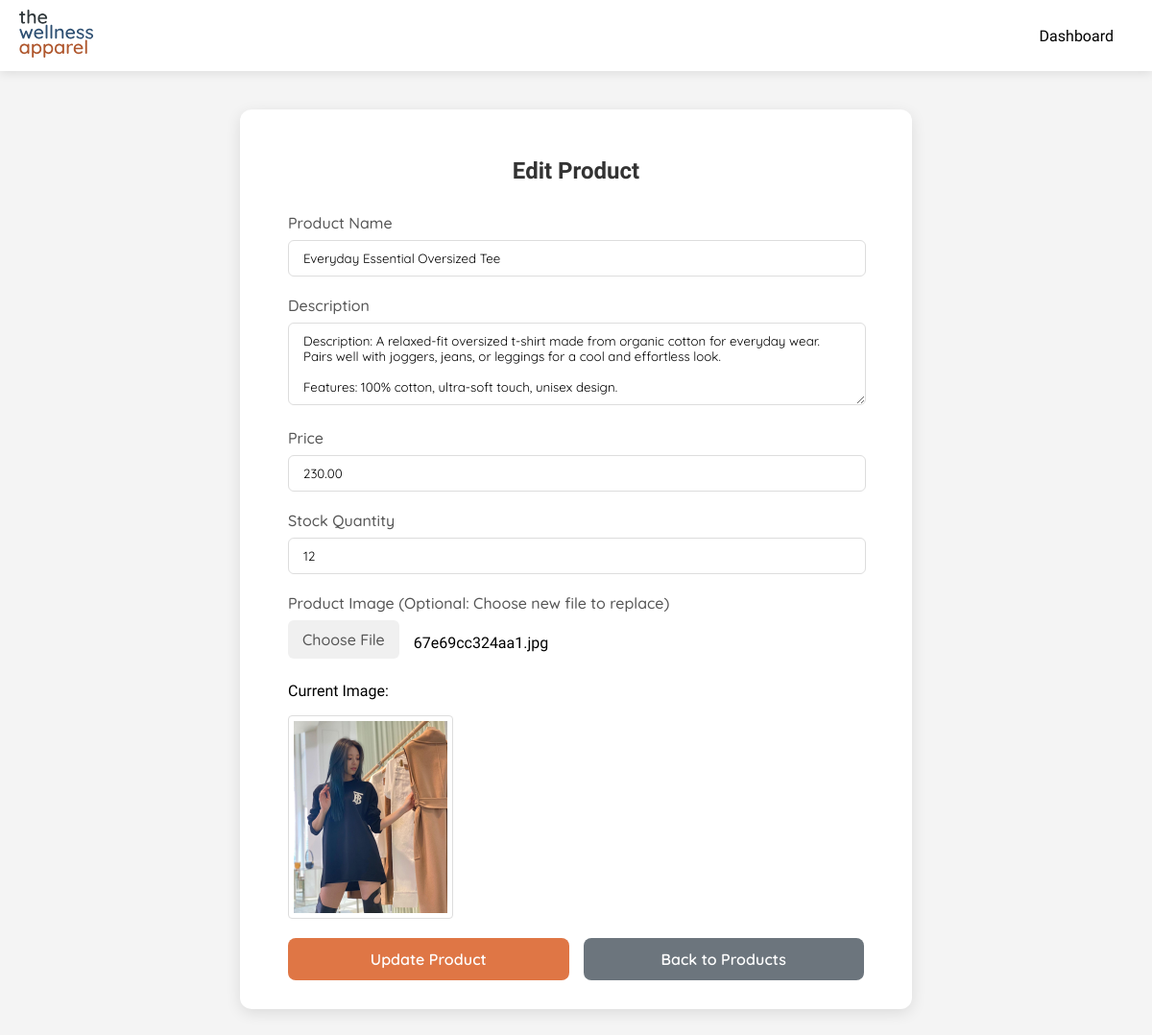
Page /admin/edit_product.php?id=15 (signed in) on the committed database.
### tables this page shows
CREATE TABLE `products` (
  `id` int NOT NULL,
  `name` varchar(255) DEFAULT NULL,
  `description` text,
  `price` decimal(10,2) NOT NULL,
  `stock` int NOT NULL,
  `images` varchar(255) DEFAULT NULL,
  `created_at` timestamp NOT NULL DEFAULT CURRENT_TIMESTAMP,
  `is_active` tinyint(1) NOT NULL DEFAULT '1'
);

### admin/edit_product.php (the view, shortened to what this page needs)
<?php
require 'includes/db.php';
$product = null;
$product_id = null;
if (isset($_GET['id']) && is_numeric($_GET['id'])) {
    $product_id = (int)$_GET['id'];
    try {
        $stmt = $conn->prepare("SELECT id, name, description, price, stock, images FROM products WHERE id = ?");
        $stmt->bind_param("i", $product_id);
        $stmt->execute();
        $result = $stmt->get_result();
        $product = $result->fetch_assoc();
    } catch (Exception $e) {
        error_log("Error fetching product ID $product_id: " . $e->getMessage());
        $error_message = "Error fetching product details.";
    }
} else {
    $error_message = "Invalid product ID provided.";
}
require 'includes/navbar.php';
?>
<!DOCTYPE html>
<html lang="en">
<head>
    <link rel="stylesheet" href="assets/css/add_product.css" />
</head>
<body>
    <div class="add-product-container">
        <h2 class="add-product-title">Edit Product</h2>
        <?php if ($product): ?>
            <form action="edit_product.php?id=<?php echo $product_id; ?>" method="POST" enctype="multipart/form-data">
                <div class="form-group">
                    <label for="product-name">Product Name</label>
                    <input type="text" id="product-name" name="name" class="form-control" value="<?php echo htmlspecialchars($product['name']); ?>" required>
                </div>
                <div class="form-group">
                    <label for="description">Description</label>
                    <textarea id="description" name="description" class="form-control" rows="4" required><?php echo htmlspecialchars($product['description']); ?></textarea>
                </div>
                <div class="form-group">
                    <label for="price">Price</label>
                    <input type="number" id="price" name="price" class="form-control" step="0.01" min="0" value="<?php echo htmlspecialchars($product['price']); ?>" required>
                </div>
                <div class="form-group">
                    <label for="stock">Stock Quantity</label>
                    <input type="number" id="stock" name="stock" class="form-control" min="0" value="<?php echo htmlspecialchars($product['stock']); ?>" required>
                </div>
                <div class="form-group">
                    <label>Product Image (Optional: Choose new file to replace)</label>
                    <div class="file-input-container">
                        <label for="product-image" class="file-input-label">Choose File</label>
                        <span id="file-chosen"><?php echo !empty($product['images']) ? htmlspecialchars($product['images']) : 'No file chosen'; ?></span>
                    </div>
                    <?php if (!empty($product['images'])): ?>
                        <div class="current-image">
                            <p>Current Image:</p>
                            <img src="../uploads/products/<?php echo htmlspecialchars($product['images']); ?>" alt="Current Product Image" style="max-width: 200px; max-height: 200px; display: block;">
                        </div>
                    <?php endif; ?>
                </div>
                <div class="button-group">
                    <button type="submit" class="add-product-btn update-btn">Update Product</button>
                    <a href="products.php" class="add-product-btn back-btn">Back to Products</a>
                </div>
            </form>
        <?php endif; ?>
    </div>
</body>
</html>

### admin/assets/css/add_product.css (style rules this page uses)
body { font-family: 'Alice', serif; background-color: #f4f4f4; margin: 0; padding: 0; }
.add-product-container { max-width: 600px; margin: 40px auto; background-color: white; box-shadow: 0 4px 15px rgba(0, 0, 0, 0.1); border-radius: 12px; padding: 30px 50px; }
.add-product-title { color: #333; text-align: center; margin-bottom: 30px; font-size: 24px; font-family: 'Alice', serif; }
.form-group { margin-bottom: 20px; position: relative; padding-right: 30px; }
.form-group label { display: block; margin-bottom: 8px; color: #555; font-family: 'Quicksand', sans-serif; font-weight: 500; }
.form-control { width: 100%; padding: 10px 15px; border: 1px solid #ddd; border-radius: 6px; font-family: 'Quicksand', sans-serif; transition: border-color 0.3s ease; }
.file-input-container { display: flex; align-items: center; gap: 15px; }
.file-input-label { background-color: #f0f0f0; color: #333; padding: 10px 15px; border-radius: 6px; cursor: pointer; transition: background-color 0.3s ease; font-family: 'Quicksand', sans-serif; }
.button-group { display: flex; gap: 15px; margin-top: 10px; }
.add-product-btn { flex: 1; padding: 12px; color: white; border: none; border-radius: 8px; cursor: pointer; transition: background-color 0.3s ease; font-family: 'Quicksand', sans-serif; font-weight: 600; text-align: center; text-decoration: none; font-size: 16px; }
.update-btn { background-color: #df7645; }
.back-btn { background-color: #6c757d; font-size: 16px; }

### admin/edit_product.php (style rules this page uses)
.current-image img { margin-top: 10px; border: 1px solid #ddd; padding: 5px; border-radius: 4px; }

### rows in the picture
products: name "Everyday Essential Oversized Tee", description "Description: A relaxed-fit oversized t-shirt made from organic cotton for everyday wear. Pairs well with joggers, jeans, or leggings for a cool and effortless look. Features: 100% cotton, ultra-soft touch, unisex design.", price "230.00", stock "12", images "67e69cc324aa1.jpg", images (picture)
